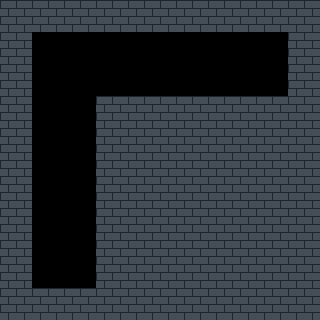

Rendered tile map (Tiled .tmx) drawn with the repository's tilesets; below, a short description and the full map source, tile grids included:
An orthogonal 10x10 tile map with 32x32 px tiles, 1 tile layer (walls) and 1 object (player).

<map version="1.10" orientation="orthogonal" renderorder="right-down" width="10" height="10" tilewidth="32" tileheight="32" infinite="0" nextlayerid="3" nextobjectid="2">
 <properties>
  <property name="cell_size" type="float" value="2" />
  <property name="wall_height" type="float" value="2.8" />
  <property name="floor_tile_size" type="float" value="1" />
 </properties>
 <tileset firstgid="1" name="Walls" tilewidth="32" tileheight="32" tilecount="1" columns="1">
  <image source="../tilesets/wall.png" width="32" height="32" />
 </tileset>
 <layer id="1" name="walls" width="10" height="10">
  <data encoding="csv">
1,1,1,1,1,1,1,1,1,1,
1,0,0,0,0,0,0,0,0,1,
1,0,0,0,0,0,0,0,0,1,
1,0,0,1,1,1,1,1,1,1,
1,0,0,1,1,1,1,1,1,1,
1,0,0,1,1,1,1,1,1,1,
1,0,0,1,1,1,1,1,1,1,
1,0,0,1,1,1,1,1,1,1,
1,0,0,1,1,1,1,1,1,1,
1,1,1,1,1,1,1,1,1,1
  </data>
 </layer>
 <objectgroup id="2" name="spawn">
  <object id="1" name="player" x="64" y="272">
   <properties>
    <property name="yaw_degrees" type="float" value="-90" />
   </properties>
   <point />
  </object>
 </objectgroup>
</map>
